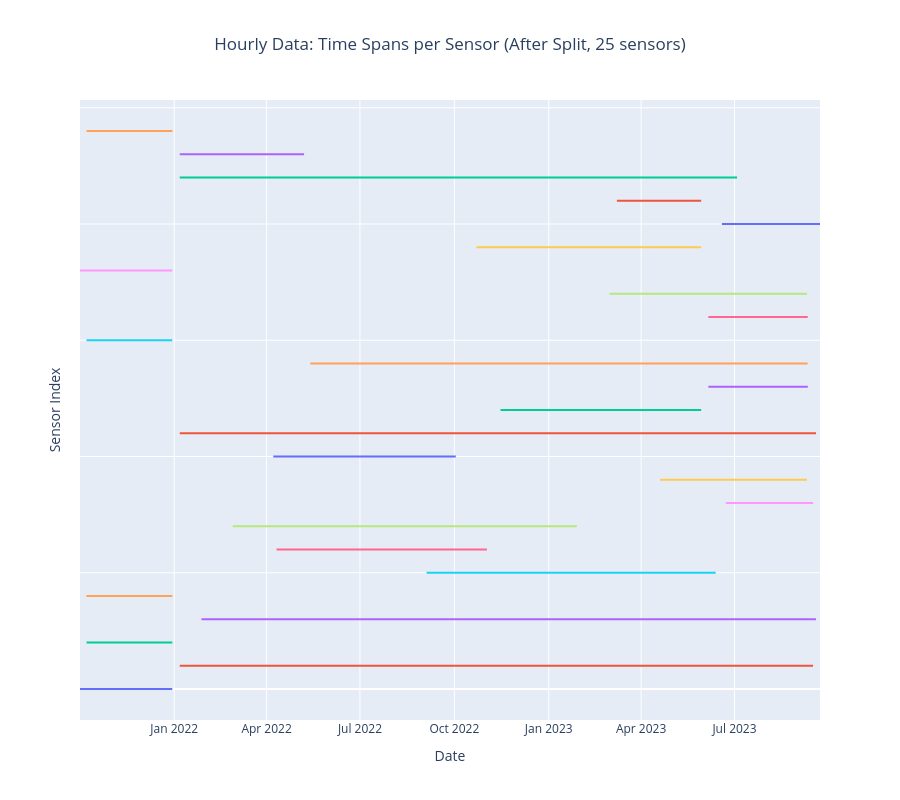

Notebook source saved alongside this figure:
### Code cell
# Get dataframes after split (excluding discarded series)
df_hourly_after = ds_hourly.df.filter(~pl.col("id").is_in(ds_hourly.discarded_ids))

df_min_max_dates_hourly_after = df_hourly_after.group_by(["id"]).agg(
    [pl.col("datetime").min().alias("min_date"),
     pl.col("datetime").max().alias("max_date"),
     pl.len().alias("num_records")
     ]
)

fig = go.Figure()
for i, (start, end, sensor_id, num_records) in enumerate(zip(
    df_min_max_dates_hourly_after["min_date"], 
    df_min_max_dates_hourly_after["max_date"],
    df_min_max_dates_hourly_after["id"], 
    df_min_max_dates_hourly_after["num_records"]
)):
    fig.add_trace(go.Scatter(
        x=[start, end], 
        y=[i, i],
        mode='lines',
        name=f"{num_records} records",
        hovertemplate=f"<b>Sensor {i}</b><br>Start: {start}<br>End: {end}<br>Records: {num_records}"
    ))

fig.update_layout(
    title=f"Hourly Data: Time Spans per Sensor (After Split, {len(df_min_max_dates_hourly_after)} sensors)",
    title_x=0.5,
    xaxis_title="Date",
    yaxis_title="Sensor Index",
    showlegend=False,
    template="plotly",
    height=800
)
fig.update_yaxes(visible=True, showticklabels=False)
fig.show()
fig.write_image(FIGURES_DIR / "time_spans_hourly_after_split.png", width=1200, height=800, scale=2)

print(f"\nSensors before split: {df_hourly['id'].n_unique()}")
print(f"Sensors after split: {len(df_min_max_dates_hourly_after)}")

### Figure 1 — Plotly figure (JSON) as saved in the notebook; plotly's stock layout.template omitted (floating-point values rounded to 4 significant figures)
{"data": [{"hovertemplate": "<b>Sensor 0</b><br>Start: 2021-10-01 04:00:00<br>End: 2021-12-30 03:00:00<br>Records: 2160", "mode": "lines", "name": "2160 records", "x": ["2021-10-01T04:00:00", "2021-12-30T03:00:00"], "y": [0, 0], "type": "scatter"}, {"hovertemplate": "<b>Sensor 1</b><br>Start: 2022-01-06 09:00:00<br>End: 2023-09-15 14:00:00<br>Records: 14804", "mode": "lines", "name": "14804 records", "x": ["2022-01-06T09:00:00", "2023-09-15T14:00:00"], "y": [1, 1], "type": "scatter"}, {"hovertemplate": "<b>Sensor 2</b><br>Start: 2021-10-07 14:00:00<br>End: 2021-12-30 03:00:00<br>Records: 2006", "mode": "lines", "name": "2006 records", "x": ["2021-10-07T14:00:00", "2021-12-30T03:00:00"], "y": [2, 2], "type": "scatter"}, {"hovertemplate": "<b>Sensor 3</b><br>Start: 2022-01-27 13:00:00<br>End: 2023-09-18 09:00:00<br>Records: 14362", "mode": "lines", "name": "14362 records", "x": ["2022-01-27T13:00:00", "2023-09-18T09:00:00"], "y": [3, 3], "type": "scatter"}, {"hovertemplate": "<b>Sensor 4</b><br>Start: 2021-10-07 10:00:00<br>End: 2021-12-30 03:00:00<br>Records: 2001", "mode": "lines", "name": "2001 records", "x": ["2021-10-07T10:00:00", "2021-12-30T03:00:00"], "y": [4, 4], "type": "scatter"}, {"hovertemplate": "<b>Sensor 5</b><br>Start: 2022-09-03 22:00:00<br>End: 2023-06-12 16:00:00<br>Records: 6762", "mode": "lines", "name": "6762 records", "x": ["2022-09-03T22:00:00", "2023-06-12T16:00:00"], "y": [5, 5], "type": "scatter"}, {"hovertemplate": "<b>Sensor 6</b><br>Start: 2022-04-10 17:00:00<br>End: 2022-11-01 18:00:00<br>Records: 4890", "mode": "lines", "name": "4890 records", "x": ["2022-04-10T17:00:00", "2022-11-01T18:00:00"], "y": [6, 6], "type": "scatter"}, {"hovertemplate": "<b>Sensor 7</b><br>Start: 2022-02-26 22:00:00<br>End: 2023-01-28 10:00:00<br>Records: 7926", "mode": "lines", "name": "7926 records", "x": ["2022-02-26T22:00:00", "2023-01-28T10:00:00"], "y": [7, 7], "type": "scatter"}, {"hovertemplate": "<b>Sensor 8</b><br>Start: 2023-06-22 13:00:00<br>End: 2023-09-15 16:00:00<br>Records: 2042", "mode": "lines", "name": "2042 records", "x": ["2023-06-22T13:00:00", "2023-09-15T16:00:00"], "y": [8, 8], "type": "scatter"}, {"hovertemplate": "<b>Sensor 9</b><br>Start: 2023-04-19 12:00:00<br>End: 2023-09-09 15:00:00<br>Records: 3414", "mode": "lines", "name": "3414 records", "x": ["2023-04-19T12:00:00", "2023-09-09T15:00:00"], "y": [9, 9], "type": "scatter"}, {"hovertemplate": "<b>Sensor 10</b><br>Start: 2022-04-07 13:00:00<br>End: 2022-10-02 09:00:00<br>Records: 4237", "mode": "lines", "name": "4237 records", "x": ["2022-04-07T13:00:00", "2022-10-02T09:00:00"], "y": [10, 10], "type": "scatter"}, {"hovertemplate": "<b>Sensor 11</b><br>Start: 2022-01-06 09:00:00<br>End: 2023-09-18 11:00:00<br>Records: 14872", "mode": "lines", "name": "14872 records", "x": ["2022-01-06T09:00:00", "2023-09-18T11:00:00"], "y": [11, 11], "type": "scatter"}, {"hovertemplate": "<b>Sensor 12</b><br>Start: 2022-11-15 00:00:00<br>End: 2023-05-29 13:00:00<br>Records: 4689", "mode": "lines", "name": "4689 records", "x": ["2022-11-15T00:00:00", "2023-05-29T13:00:00"], "y": [12, 12], "type": "scatter"}, {"hovertemplate": "<b>Sensor 13</b><br>Start: 2023-06-05 13:00:00<br>End: 2023-09-10 11:00:00<br>Records: 2306", "mode": "lines", "name": "2306 records", "x": ["2023-06-05T13:00:00", "2023-09-10T11:00:00"], "y": [13, 13], "type": "scatter"}, {"hovertemplate": "<b>Sensor 14</b><br>Start: 2022-05-13 15:00:00<br>End: 2023-09-10 07:00:00<br>Records: 11581", "mode": "lines", "name": "11581 records", "x": ["2022-05-13T15:00:00", "2023-09-10T07:00:00"], "y": [14, 14], "type": "scatter"}, {"hovertemplate": "<b>Sensor 15</b><br>Start: 2021-10-07 12:00:00<br>End: 2021-12-30 03:00:00<br>Records: 2008", "mode": "lines", "name": "2008 records", "x": ["2021-10-07T12:00:00", "2021-12-30T03:00:00"], "y": [15, 15], "type": "scatter"}, {"hovertemplate": "<b>Sensor 16</b><br>Start: 2023-06-05 13:00:00<br>End: 2023-09-10 09:00:00<br>Records: 2304", "mode": "lines", "name": "2304 records", "x": ["2023-06-05T13:00:00", "2023-09-10T09:00:00"], "y": [16, 16], "type": "scatter"}, {"hovertemplate": "<b>Sensor 17</b><br>Start: 2023-03-01 03:00:00<br>End: 2023-09-09 16:00:00<br>Records: 4600", "mode": "lines", "name": "4600 records", "x": ["2023-03-01T03:00:00", "2023-09-09T16:00:00"], "y": [17, 17], "type": "scatter"}, {"hovertemplate": "<b>Sensor 18</b><br>Start: 2021-10-01 04:00:00<br>End: 2021-12-30 03:00:00<br>Records: 2160", "mode": "lines", "name": "2160 records", "x": ["2021-10-01T04:00:00", "2021-12-30T03:00:00"], "y": [18, 18], "type": "scatter"}, {"hovertemplate": "<b>Sensor 19</b><br>Start: 2022-10-22 13:00:00<br>End: 2023-05-29 13:00:00<br>Records: 5252", "mode": "lines", "name": "5252 records", "x": ["2022-10-22T13:00:00", "2023-05-29T13:00:00"], "y": [19, 19], "type": "scatter"}, {"hovertemplate": "<b>Sensor 20</b><br>Start: 2023-06-18 18:00:00<br>End: 2023-09-22 08:00:00<br>Records: 1788", "mode": "lines", "name": "1788 records", "x": ["2023-06-18T18:00:00", "2023-09-22T08:00:00"], "y": [20, 20], "type": "scatter"}, {"hovertemplate": "<b>Sensor 21</b><br>Start: 2023-03-08 09:00:00<br>End: 2023-05-29 13:00:00<br>Records: 1967", "mode": "lines", "name": "1967 records", "x": ["2023-03-08T09:00:00", "2023-05-29T13:00:00"], "y": [21, 21], "type": "scatter"}, {"hovertemplate": "<b>Sensor 22</b><br>Start: 2022-01-06 09:00:00<br>End: 2023-07-03 13:00:00<br>Records: 13002", "mode": "lines", "name": "13002 records", "x": ["2022-01-06T09:00:00", "2023-07-03T13:00:00"], "y": [22, 22], "type": "scatter"}, {"hovertemplate": "<b>Sensor 23</b><br>Start: 2022-01-06 09:00:00<br>End: 2022-05-07 13:00:00<br>Records: 2905", "mode": "lines", "name": "2905 records", "x": ["2022-01-06T09:00:00", "2022-05-07T13:00:00"], "y": [23, 23], "type": "scatter"}, {"hovertemplate": "<b>Sensor 24</b><br>Start: 2021-10-07 14:00:00<br>End: 2021-12-30 03:00:00<br>Records: 2005", "mode": "lines", "name": "2005 records", "x": ["2021-10-07T14:00:00", "2021-12-30T03:00:00"], "y": [24, 24], "type": "scatter"}], "layout": {"title": {"text": "Hourly Data: Time Spans per Sensor (After Split, 25 sensors)", "x": 0.5}, "xaxis": {"title": {"text": "Date"}}, "yaxis": {"title": {"text": "Sensor Index"}, "visible": true, "showticklabels": false}, "showlegend": false, "height": 800}}
